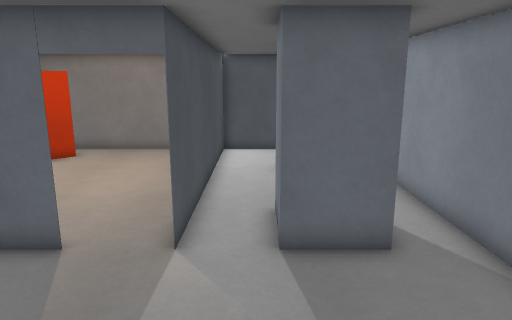
view 1 (above)

16 first-person views from a walk through a Godot game level. The camera is 1.5 m above the floor, tilts 12° down and sees 70° across. Doors that lead somewhere are drawn open, without their leaves. The floor is counted in squares, 0.5 m on a side. Each view is taken from the middle of a square. On the plan, view 1 faces up. The plan holds only what a view shows up to about 20 squares ahead; the rest is blank. The place goes on beyond the plan. Some surface patterns are stand-ins.

view 2
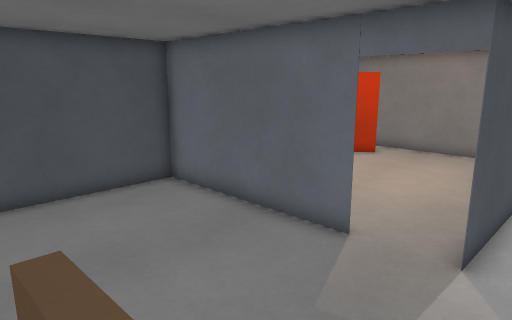

view 3
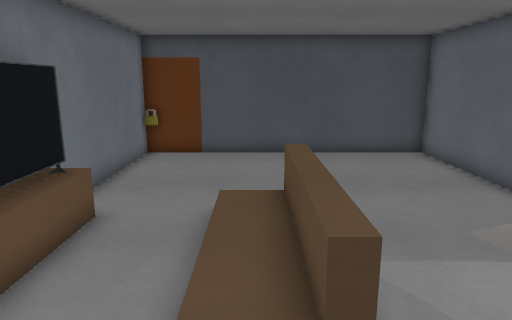

view 4
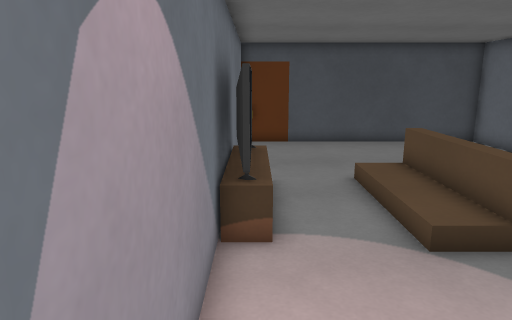

view 5
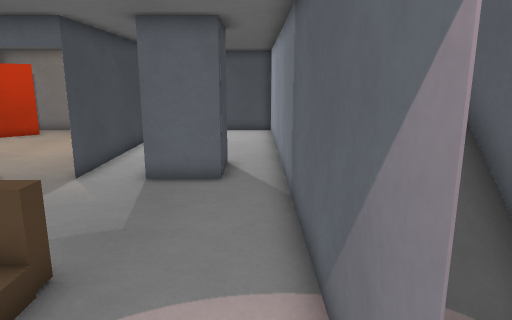

view 6
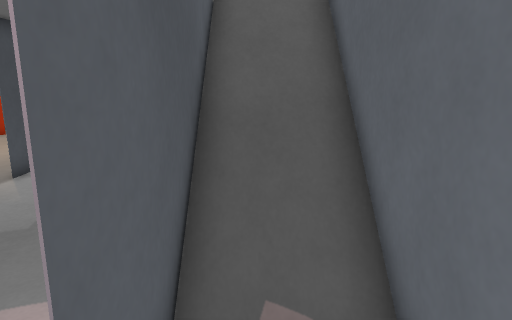

view 7
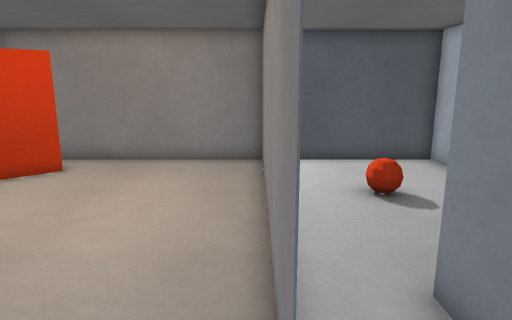

view 8
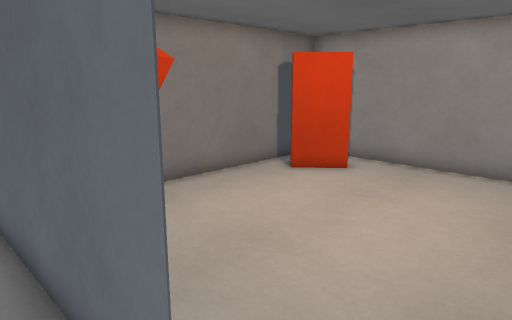

view 9
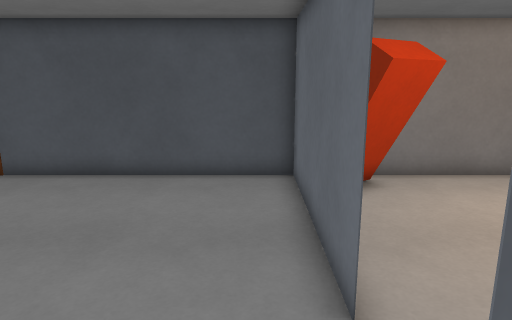

view 10
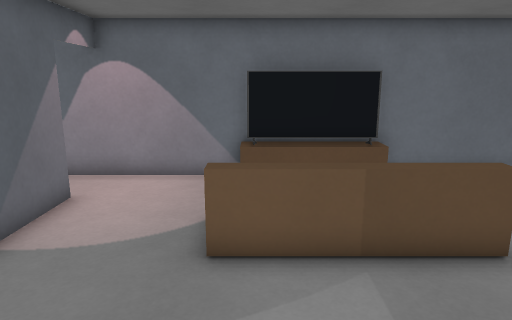

view 11
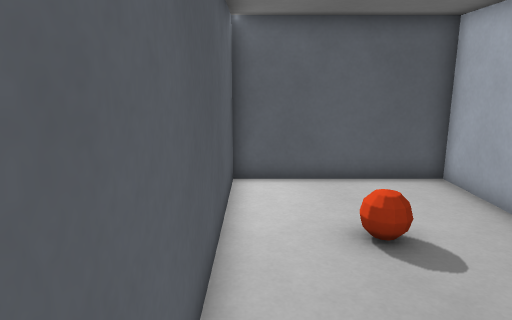

view 12
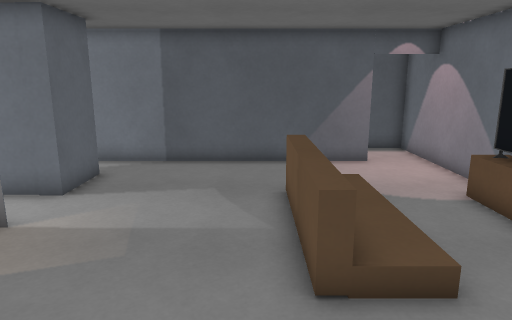

view 13
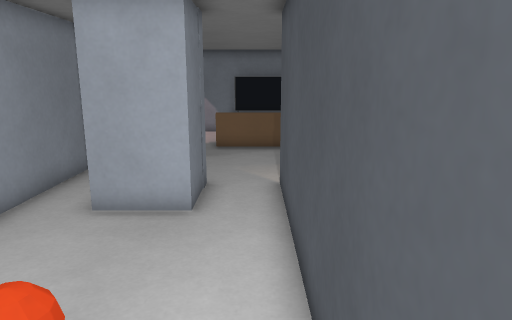

view 14
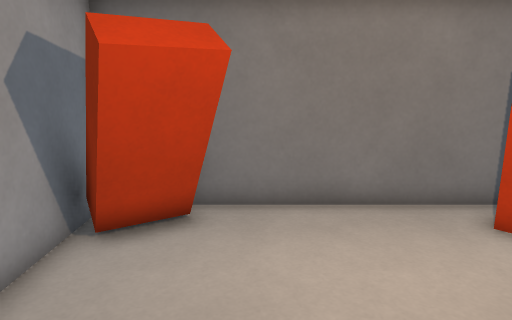

view 15
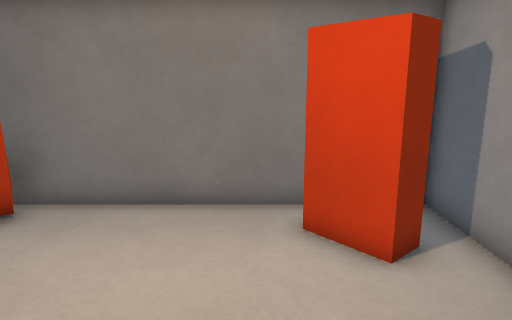

view 16
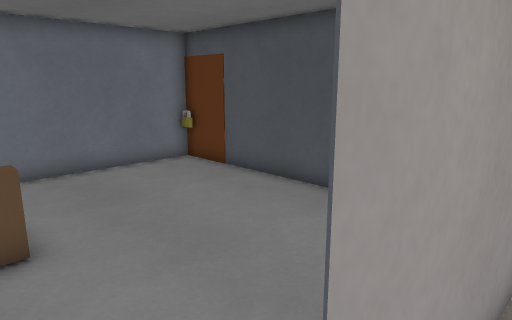

### Floor plan
Key: @ floor where view 1 was taken; # wall or solid block; x gap in a wall; . main floor; : floor 0.25 m higher than the main floor; / step, stairs or slope; D door; = window, fence, low wall or low ledge; ^ raised ledge.
Columns run from 12 left of view 1 to 8 right of it. Each row starts with its distance up from view 1.
 19 #^^##############D
 18 #  x......#......D
 17 #x##......#......D
 16 #.#.......#......
 15 #.........#... ..
 14 #.........#......
 13 #.........#......
 12 #.........#......
 11 #.........#......
 10 ####......#..###.
  9  ####.....#. ###.
  8  ###......#. ###.
  7 ########DDD..###.D
  6 #................D
  5 #................#//#
  4 #................#//#
  3 #................#//#
  2 #................#//#
  1 #.......=====/...#//#
  0 #.......::::@/...#//#
 -1 #.......//////...#  #
 -2 #................#  #
 -3 D................D..#
 -4 D.......######...D..#
 -5 ##########  #########

Positions as (right, up) in squares from view 1, and headings:
1: (0, 0), facing up
2: (0, 0), facing up-left
3: (4, 0), facing left
4: (7, -4), facing left
5: (4, -4), facing up
6: (6, -4), facing up
7: (-2, 5), facing up
8: (-2, 6), facing up-left
9: (0, 6), facing left
10: (0, 7), facing down
11: (-1, 8), facing up
12: (-9, 2), facing right
13: (-1, 18), facing down
14: (-3, 11), facing left
15: (-3, 15), facing left
16: (-3, 8), facing down-left
